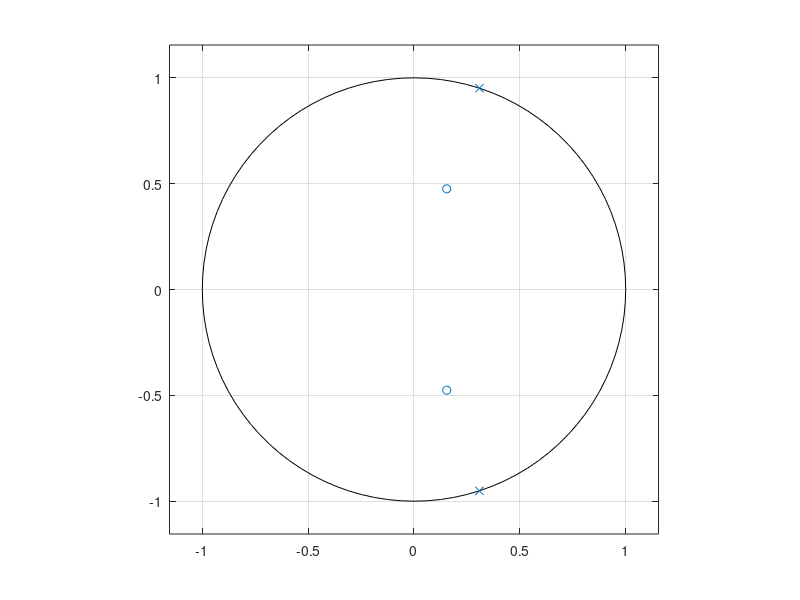
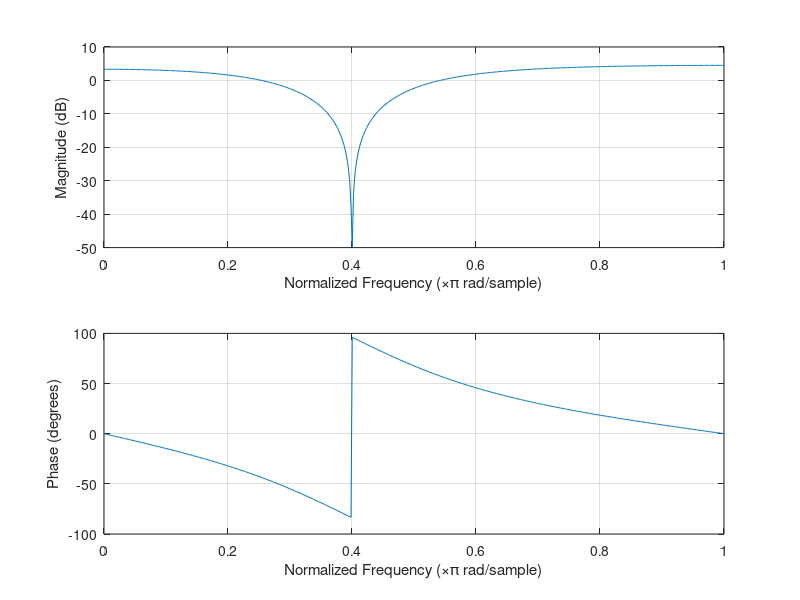
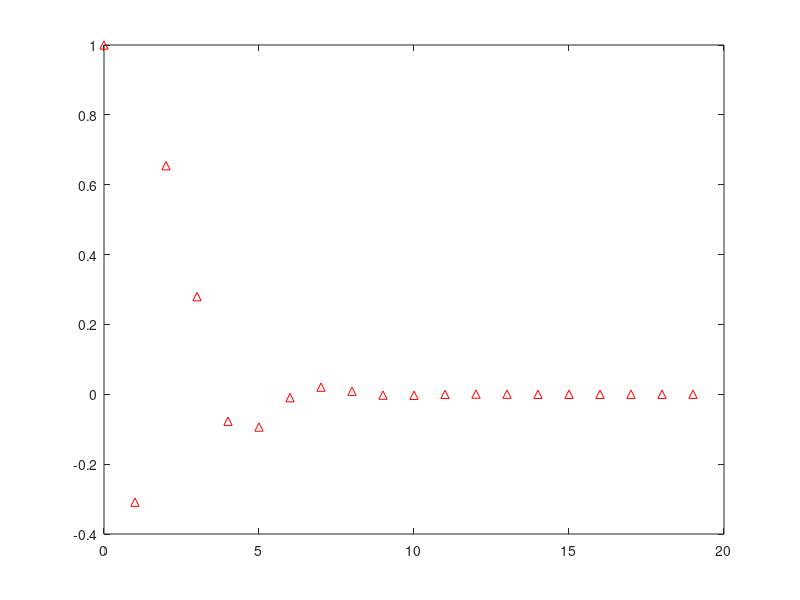
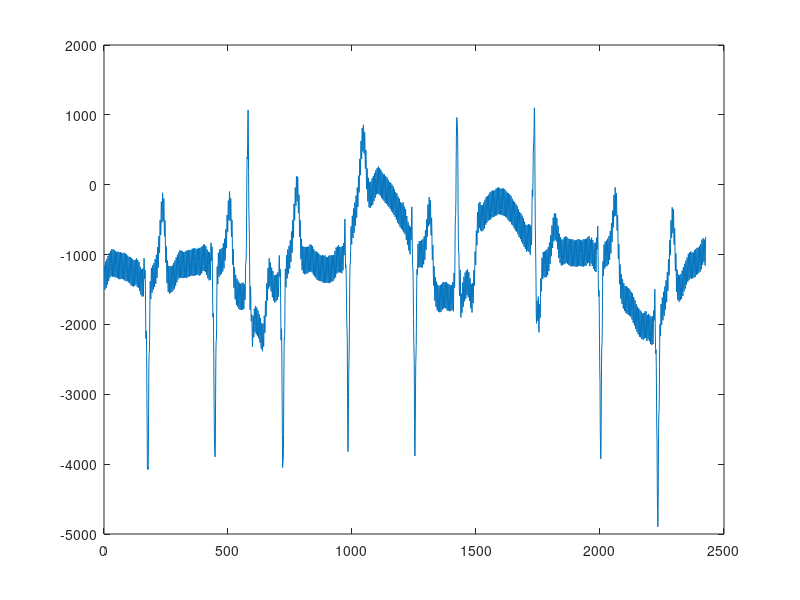

Source code (MATLAB) for these figures, in order:
% -------------------------------------------------------------------------
% BPC-ABS cvičení -04-          2024-02-27                  Martin Vítek 
% Filtrace driftu a síťového rušení v signálu EKG           Lukáš Smital 
% -------------------------------------------------------------------------
% Cíl 1: Návrh a analýza jednoduché upz 2.řádu:
% s přenosovou funkcí 
% H(z) = (1-2*cos(fi)z^(-1)+z^(-2)) / (1-2*r*cos(fi)z^(-1)+r^2*z^(-2)),
% kde fi=2*pi*fz/fvz, fz je střední kmitočet potlačovaného pásma
% -------------------------------------------------------------------------
% NÁVRH FILTRU A VYKRESLENÍ CHARAKTERISTIK
close all; clear; clc

% Můžete využít tyto funkce:
% freqz; linspace; abs; angle; zplane; impz; 
fvz = 250;
fz = 50;
r = 0.5;

b= [1 -2*cos((2*pi)/5) 1];
a = [1 -2*r*cos((2*pi)/5) r^2];
figure
zplane(a,b);

figure
freqz(b,a);

figure
impz(b,a, 20);

% -------------------------------------------------------------------------
% FILTRACE SIGNÁLU NAVRŽENÝM FILTREM

load("ekg250_50_drift.mat");
figure
plot(x);
figure
plot(filter(b,a,x));
% Můžete využít tyto funkce:
% load; conv; filter; filtfilt; linspace; fft;

